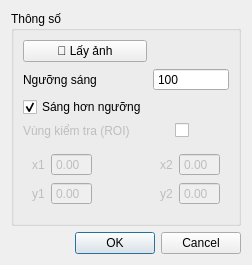
<?xml version="1.0" encoding="UTF-8"?>
<ui version="4.0">
 <class>Dialog</class>
 <widget class="QDialog" name="Dialog">
  <property name="geometry">
   <rect>
    <x>0</x>
    <y>0</y>
    <width>252</width>
    <height>265</height>
   </rect>
  </property>
  <property name="windowTitle">
   <string>Ngưỡng kiểm tra</string>
  </property>
  <layout class="QGridLayout" name="gridLayout">
   <item row="1" column="2">
    <layout class="QHBoxLayout" name="hboxThreshCheck">
     <item>
      <widget class="QGroupBox" name="gbSetting">
       <property name="title">
        <string>Thông số</string>
       </property>
       <layout class="QGridLayout" name="gridLayout_2">
        <item row="3" column="1" colspan="2">
         <widget class="QSpinBox" name="sbBrightnessThreshold">
          <property name="buttonSymbols">
           <enum>QAbstractSpinBox::ButtonSymbols::NoButtons</enum>
          </property>
          <property name="maximum">
           <number>255</number>
          </property>
          <property name="singleStep">
           <number>10</number>
          </property>
          <property name="value">
           <number>100</number>
          </property>
         </widget>
        </item>
        <item row="4" column="0">
         <widget class="QCheckBox" name="chkBrighter">
          <property name="text">
           <string>Sáng hơn ngưỡng</string>
          </property>
          <property name="checked">
           <bool>true</bool>
          </property>
         </widget>
        </item>
        <item row="3" column="0">
         <widget class="QLabel" name="lblBrightnessThreshold">
          <property name="text">
           <string>Ngưỡng sáng</string>
          </property>
         </widget>
        </item>
        <item row="8" column="0" colspan="3">
         <layout class="QHBoxLayout" name="horizontalLayout_2">
          <item>
           <widget class="QLabel" name="lblROI">
            <property name="enabled">
             <bool>false</bool>
            </property>
            <property name="text">
             <string>Vùng kiểm tra (ROI)</string>
            </property>
           </widget>
          </item>
          <item alignment="Qt::AlignmentFlag::AlignHCenter">
           <widget class="QCheckBox" name="chkRoi">
            <property name="text">
             <string/>
            </property>
           </widget>
          </item>
         </layout>
        </item>
        <item row="0" column="0">
         <widget class="QPushButton" name="bnGetImage">
          <property name="styleSheet">
           <string notr="true"/>
          </property>
          <property name="text">
           <string notr="true">📸 Lấy ảnh</string>
          </property>
         </widget>
        </item>
        <item row="9" column="0" colspan="3">
         <widget class="QWidget" name="widget" native="true">
          <property name="enabled">
           <bool>false</bool>
          </property>
          <layout class="QGridLayout" name="gridLayout_3">
           <item row="0" column="0">
            <widget class="QLabel" name="lblX1">
             <property name="sizePolicy">
              <sizepolicy hsizetype="Fixed" vsizetype="Preferred">
               <horstretch>0</horstretch>
               <verstretch>0</verstretch>
              </sizepolicy>
             </property>
             <property name="text">
              <string>x1</string>
             </property>
            </widget>
           </item>
           <item row="0" column="2">
            <spacer name="horizontalSpacer">
             <property name="orientation">
              <enum>Qt::Orientation::Horizontal</enum>
             </property>
             <property name="sizeHint" stdset="0">
              <size>
               <width>40</width>
               <height>20</height>
              </size>
             </property>
            </spacer>
           </item>
           <item row="0" column="3">
            <widget class="QLabel" name="lblX2">
             <property name="sizePolicy">
              <sizepolicy hsizetype="Fixed" vsizetype="Preferred">
               <horstretch>0</horstretch>
               <verstretch>0</verstretch>
              </sizepolicy>
             </property>
             <property name="text">
              <string>x2</string>
             </property>
            </widget>
           </item>
           <item row="1" column="0">
            <widget class="QLabel" name="lblY1">
             <property name="sizePolicy">
              <sizepolicy hsizetype="Fixed" vsizetype="Preferred">
               <horstretch>0</horstretch>
               <verstretch>0</verstretch>
              </sizepolicy>
             </property>
             <property name="text">
              <string>y1</string>
             </property>
            </widget>
           </item>
           <item row="1" column="3">
            <widget class="QLabel" name="lblY2">
             <property name="sizePolicy">
              <sizepolicy hsizetype="Fixed" vsizetype="Preferred">
               <horstretch>0</horstretch>
               <verstretch>0</verstretch>
              </sizepolicy>
             </property>
             <property name="text">
              <string>y2</string>
             </property>
            </widget>
           </item>
           <item row="0" column="1">
            <widget class="QDoubleSpinBox" name="sbX1">
             <property name="buttonSymbols">
              <enum>QAbstractSpinBox::ButtonSymbols::NoButtons</enum>
             </property>
             <property name="specialValueText">
              <string/>
             </property>
            </widget>
           </item>
           <item row="0" column="4">
            <widget class="QDoubleSpinBox" name="sbX2">
             <property name="buttonSymbols">
              <enum>QAbstractSpinBox::ButtonSymbols::NoButtons</enum>
             </property>
             <property name="specialValueText">
              <string/>
             </property>
            </widget>
           </item>
           <item row="1" column="1">
            <widget class="QDoubleSpinBox" name="sbY1">
             <property name="buttonSymbols">
              <enum>QAbstractSpinBox::ButtonSymbols::NoButtons</enum>
             </property>
             <property name="specialValueText">
              <string/>
             </property>
            </widget>
           </item>
           <item row="1" column="4">
            <widget class="QDoubleSpinBox" name="sbY2">
             <property name="buttonSymbols">
              <enum>QAbstractSpinBox::ButtonSymbols::NoButtons</enum>
             </property>
             <property name="specialValueText">
              <string/>
             </property>
            </widget>
           </item>
          </layout>
         </widget>
        </item>
       </layout>
      </widget>
     </item>
    </layout>
   </item>
   <item row="2" column="2">
    <widget class="QDialogButtonBox" name="buttonBox">
     <property name="orientation">
      <enum>Qt::Orientation::Horizontal</enum>
     </property>
     <property name="standardButtons">
      <set>QDialogButtonBox::StandardButton::Cancel|QDialogButtonBox::StandardButton::Ok</set>
     </property>
    </widget>
   </item>
  </layout>
 </widget>
 <tabstops>
  <tabstop>bnGetImage</tabstop>
  <tabstop>sbBrightnessThreshold</tabstop>
  <tabstop>chkBrighter</tabstop>
  <tabstop>chkRoi</tabstop>
  <tabstop>sbX1</tabstop>
  <tabstop>sbY1</tabstop>
  <tabstop>sbX2</tabstop>
  <tabstop>sbY2</tabstop>
 </tabstops>
 <resources/>
 <connections>
  <connection>
   <sender>buttonBox</sender>
   <signal>rejected()</signal>
   <receiver>Dialog</receiver>
   <slot>reject()</slot>
   <hints>
    <hint type="sourcelabel">
     <x>164</x>
     <y>311</y>
    </hint>
    <hint type="destinationlabel">
     <x>173</x>
     <y>274</y>
    </hint>
   </hints>
  </connection>
  <connection>
   <sender>buttonBox</sender>
   <signal>accepted()</signal>
   <receiver>Dialog</receiver>
   <slot>accept()</slot>
   <hints>
    <hint type="sourcelabel">
     <x>164</x>
     <y>311</y>
    </hint>
    <hint type="destinationlabel">
     <x>157</x>
     <y>274</y>
    </hint>
   </hints>
  </connection>
  <connection>
   <sender>chkRoi</sender>
   <signal>toggled(bool)</signal>
   <receiver>widget</receiver>
   <slot>setEnabled(bool)</slot>
   <hints>
    <hint type="sourcelabel">
     <x>181</x>
     <y>164</y>
    </hint>
    <hint type="destinationlabel">
     <x>140</x>
     <y>199</y>
    </hint>
   </hints>
  </connection>
  <connection>
   <sender>chkRoi</sender>
   <signal>toggled(bool)</signal>
   <receiver>lblROI</receiver>
   <slot>setEnabled(bool)</slot>
   <hints>
    <hint type="sourcelabel">
     <x>174</x>
     <y>153</y>
    </hint>
    <hint type="destinationlabel">
     <x>104</x>
     <y>132</y>
    </hint>
   </hints>
  </connection>
 </connections>
</ui>
